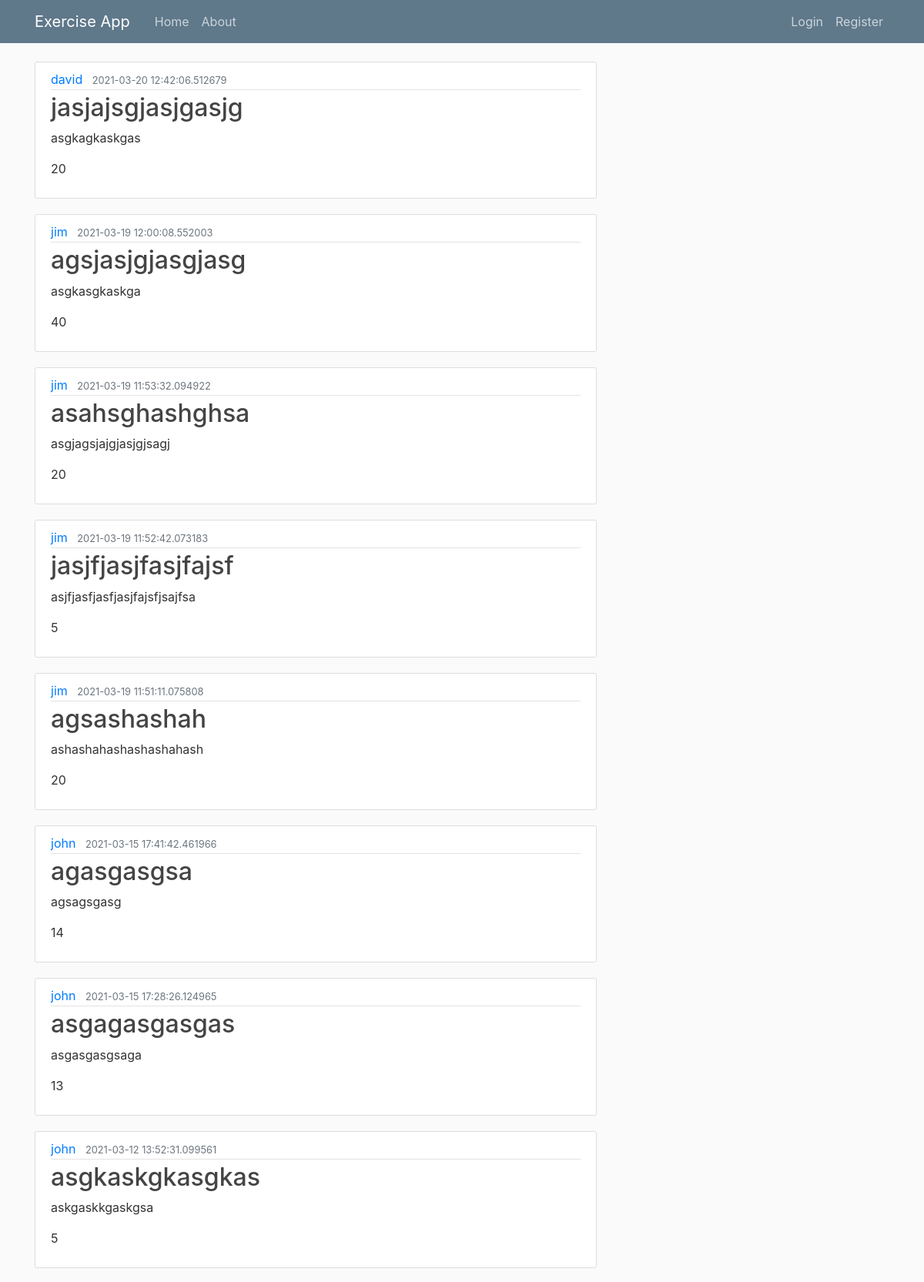
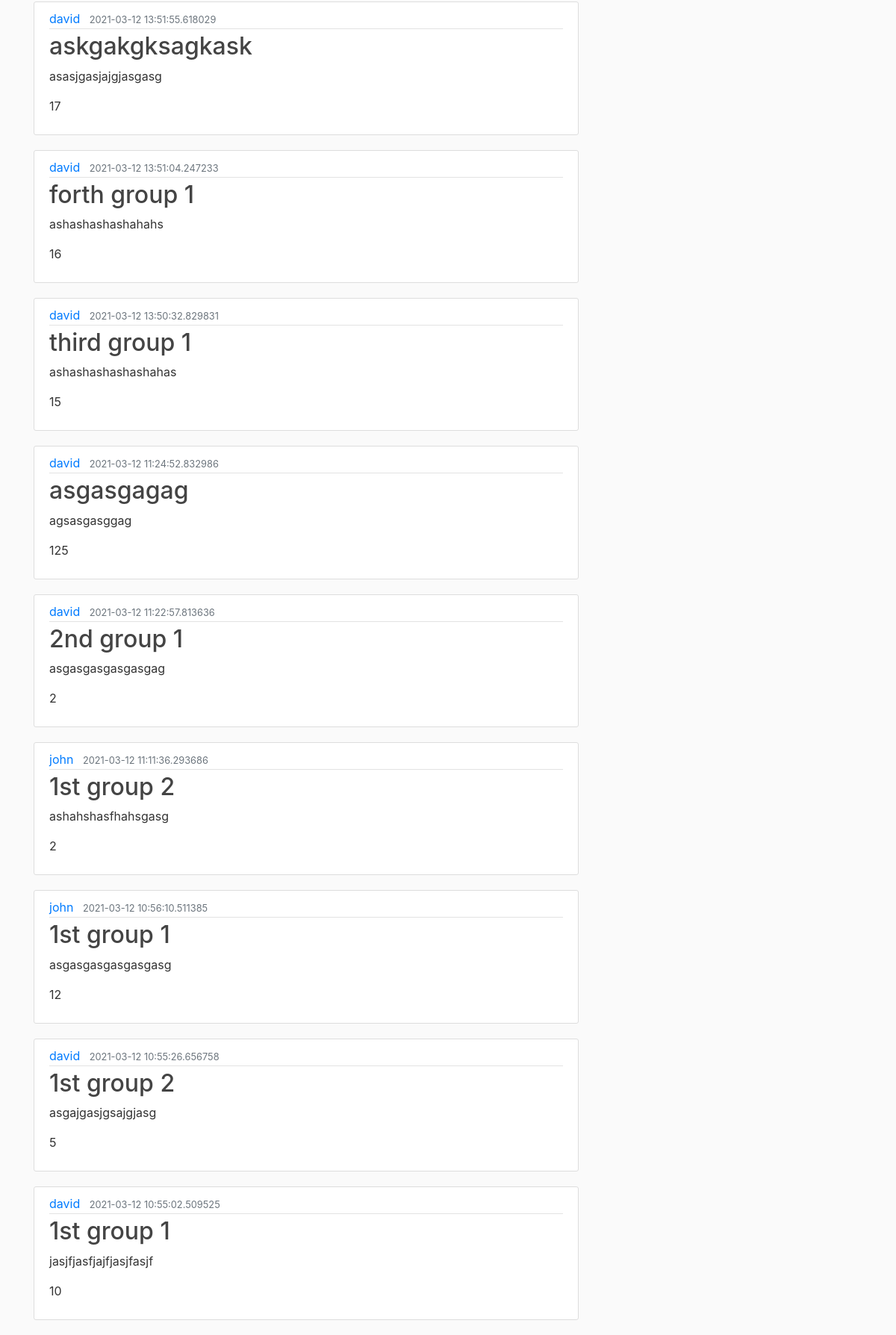
The page /home on the database its author committed (2 pictures, top to bottom).
### exercisewebapp/models.py (models this page shows, shortened)
class Post(db.Model):
    id = db.Column(db.Integer, primary_key=True)
    title = db.Column(db.String(100), nullable=False)
    date_posted = db.Column(db.DateTime, nullable=False, default=datetime.utcnow)
    content = db.Column(db.Text, nullable=False)
    reps = db.Column(db.Integer, nullable=False)
    user_id = db.Column(db.Integer, db.ForeignKey('user.id'), nullable=False)
    group_id = db.Column(db.Integer, db.ForeignKey('group.id'), nullable=False)

class User(db.Model, UserMixin):
    id = db.Column(db.Integer, primary_key=True)
    username = db.Column(db.String(20), unique=True, nullable=False)
    email = db.Column(db.String(120), unique=True, nullable=False)
    image_file = db.Column(db.String(20), nullable=False, default='default.jpg')
    password = db.Column(db.String(60), nullable=False)
    posts = db.relationship('Post', backref="owner",uselist=True)
    groups = db.relationship('Group', secondary=groupslink, backref=db.backref('groups', lazy='dynamic'))

### exercisewebapp/routes.py (the view)
@app.route("/")
@app.route("/home", methods=['GET'])
def home():
    data = db.session.query(Post, User).join(User).all()
    data.reverse()
    return render_template('homefeed.html', posts=data)

### exercisewebapp/templates/homefeed.html
{% extends "layout.html" %}
{% block content %}
    {% for post, user in posts %}
        <article class="media content-section">
          <div class="media-body">
            <div class="article-metadata">
              <a class="mr-2" href="#">{{ user.username }}</a>
              <small class="text-muted">{{ post.date_posted }}</small>
            </div>
            <h2><a class="article-title" href="#">{{ post.title }}</a></h2>
            <p class="article-content">{{ post.content }}</p>
            <p class="article-content">{{ post.reps }}</p>
          </div>
        </article>
    {% endfor %}
{% endblock content %}

### exercisewebapp/templates/layout.html (shortened to what this page needs)
<!DOCTYPE html>
<html>
<head>
    <link rel="stylesheet" href="https://maxcdn.bootstrapcdn.com/bootstrap/4.0.0/css/bootstrap.min.css">
    <link rel="stylesheet" type="text/css" href="{{ url_for('static', filename='main.css') }}">
</head>
<body>
    <header class="site-header">
      <nav class="navbar navbar-expand-md navbar-dark bg-steel fixed-top">
        <div class="container">
          <a class="navbar-brand mr-4" href="/">Exercise App</a>
          <div class="collapse navbar-collapse" id="navbarToggle">
            <div class="navbar-nav mr-auto">
              <a class="nav-item nav-link" href="{{ url_for('home') }}">Home</a>
              <a class="nav-item nav-link" href="{{ url_for('about') }}">About</a>
            </div>
            <div class="navbar-nav">
              {% if current_user.is_authenticated %}
                <a class="nav-item nav-link" href="{{ url_for('account') }}">Account</a>
                <a class="nav-item nav-link" href="{{ url_for('logout') }}">Logout</a>
              {% else %}
                <a class="nav-item nav-link" href="{{ url_for('login') }}">Login</a>
                <a class="nav-item nav-link" href="{{ url_for('register') }}">Register</a>
              {% endif %}
            </div>
          </div>
        </div>
      </nav>
    </header>
    <main role="main" class="container">
      <div class="row">
        <div class="col-md-8">
          {% block content %}{% endblock %}
        </div>
      </div>
    </main>
</body>
</html>

### exercisewebapp/static/main.css (style rules this page uses)
body { background: #fafafa; color: #333333; margin-top: 5rem; }
h1, h2, h3, h4, h5, h6 { color: #444444; }
.bg-steel { background-color: #5f788a; }
.site-header .navbar-nav .nav-link { color: #cbd5db; }
.content-section { background: #ffffff; padding: 10px 20px; border: 1px solid #dddddd; border-radius: 3px; margin-bottom: 20px; }
.article-title { color: #444444; }
.article-content { white-space: pre-line; }
.article-metadata { padding-bottom: 1px; margin-bottom: 4px; border-bottom: 1px solid #e3e3e3 }

### rows shown on the page
Post: username "david", date_posted "2021-03-20 12:42:06.512679", title "jasjajsgjasjgasjg", content "asgkagkaskgas", reps "20"
Post: username "jim", date_posted "2021-03-19 12:00:08.552003", title "agsjasjgjasgjasg", content "asgkasgkaskga", reps "40"
Post: username "jim", date_posted "2021-03-19 11:53:32.094922", title "asahsghashghsa", content "asgjagsjajgjasjgjsagj", reps "20"
Post: username "jim", date_posted "2021-03-19 11:52:42.073183", title "jasjfjasjfasjfajsf", content "asjfjasfjasfjasjfajsfjsajfsa", reps "5"
Post: username "jim", date_posted "2021-03-19 11:51:11.075808", title "agsashashah", content "ashashahashashashahash", reps "20"
Post: username "john", date_posted "2021-03-15 17:41:42.461966", title "agasgasgsa", content "agsagsgasg", reps "14"
Post: username "john", date_posted "2021-03-15 17:28:26.124965", title "asgagasgasgas", content "asgasgasgsaga", reps "13"
Post: username "john", date_posted "2021-03-12 13:52:31.099561", title "asgkaskgkasgkas", content "askgaskkgaskgsa", reps "5"
Post: username "david", date_posted "2021-03-12 13:51:55.618029", title "askgakgksagkask", content "asasjgasjajgjasgasg", reps "17"
Post: username "david", date_posted "2021-03-12 13:51:04.247233", title "forth group 1", content "ashashashashahahs", reps "16"
Post: username "david", date_posted "2021-03-12 13:50:32.829831", title "third group 1", content "ashashashashashahas", reps "15"
Post: username "david", date_posted "2021-03-12 11:24:52.832986", title "asgasgagag", content "agsasgasggag", reps "125"
Post: username "david", date_posted "2021-03-12 11:22:57.813636", title "2nd group 1", content "asgasgasgasgasgag", reps "2"
Post: username "john", date_posted "2021-03-12 11:11:36.293686", title "1st group 2", content "ashahshasfhahsgasg", reps "2"
Post: username "john", date_posted "2021-03-12 10:56:10.511385", title "1st group 1", content "asgasgasgasgasgasg", reps "12"
Post: username "david", date_posted "2021-03-12 10:55:26.656758", title "1st group 2", content "asgajgasjgsajgjasg", reps "5"
Post: username "david", date_posted "2021-03-12 10:55:02.509525", title "1st group 1", content "jasjfjasfjajfjasjfasjf", reps "10"
